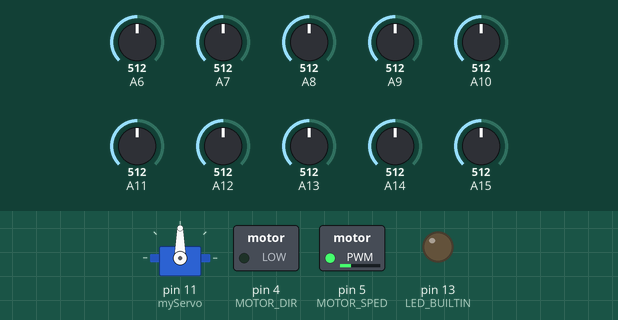
This sketch was run on a simulated Arduino Mega 2560, built with avr-gcc and run on an emulated ATmega2560. Parts: servo, switched loads named in the sketch (green lamp = pin HIGH), output pins drawn as LEDs (lit = HIGH). The test bench sets the inputs (shaded band); at power-on: A6 = 512, A10 = 512, A7 = 512, A8 = 512, A9 = 512, A11 = 512, A12 = 512, A13 = 512, A14 = 512, A15 = 512. What the sketch prints to the serial monitor is not drawn.

Above: at 8.7 s.
8.8 s: A6 set to 268
10.3 s: A6 set to 243
At 10.6 s:
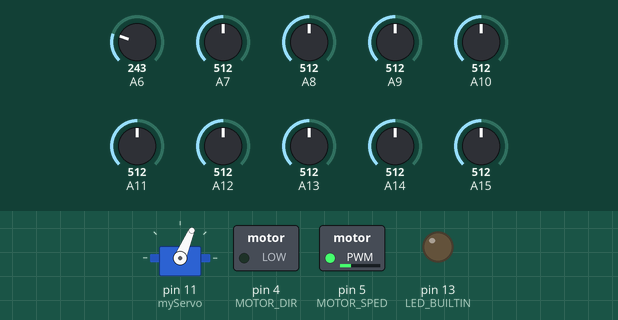
11.8 s: A6 set to 306
At 12.8 s:
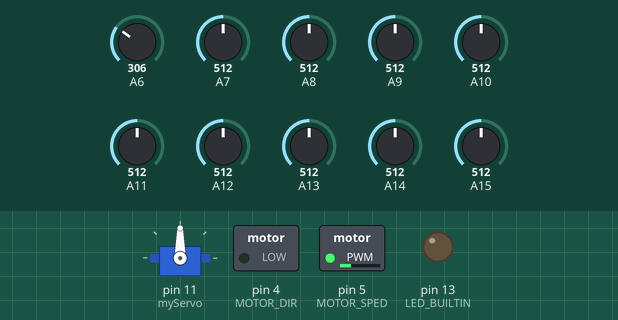
13.3 s: A10 set to 269
14.8 s: A10 set to 241
At 15.4 s:
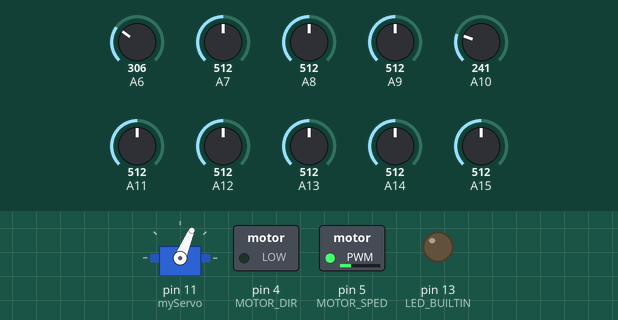
16.3 s: A10 set to 992
At 17.4 s:
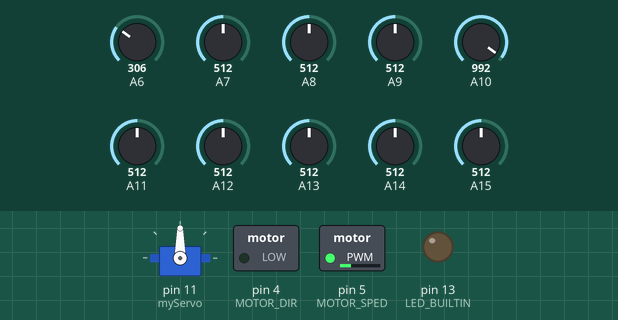
Timing chart, 0 to 18.8 s (numbered marks = the images above; inputs shaded):
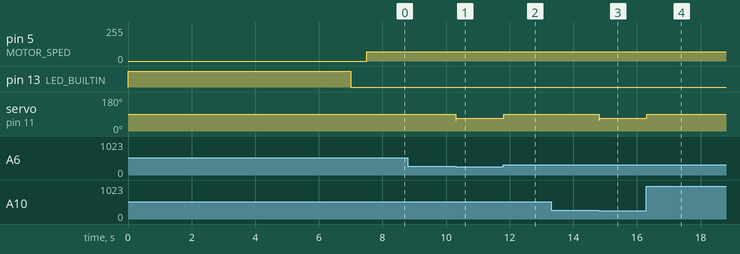

Measured:
- the behaviour switches between 251 and 250 on A6 (found by bisection; images 0 and 1)
- the behaviour switches between 251 and 250 on A10 (found by bisection; images 2 and 3)
- after the input at 8.8 s, every drawn part: stays the same
- after the input at 10.3 s, servo on pin 11 (myServo): 90° → 67° at once
- after the input at 11.8 s, servo on pin 11 (myServo): 67° → 90° at once
- after the input at 13.3 s, every drawn part: stays the same
- after the input at 14.8 s, servo on pin 11 (myServo): 90° → 67° at once
- after the input at 16.3 s, servo on pin 11 (myServo): 67° → 90° at once

The sketch:

B.ino
```cpp
#include <QTRSensors.h>
#include <Servo.h>
#include "GyverTimers.h"

#define MOTOR_SPED 5
#define MOTOR_DIR 4
#define BASESPED 70
#define STOP 0
#define TRIGGER 6
#define ECHO 7

//------------ svet
bool is_red = true;
bool is_stop_lin = true;
int porog = 250;

int dist = 0;

//------------ irda
int sensor = 0;
int lastFilter = 0;

//------------ qtr sensor
QTRSensors qtr;

const uint8_t SensorCount = 10;
uint16_t sensorValues[SensorCount];
int sensetivity = 1000;
int pos = 0;

bool is_line_passing = false;
bool is_line_passed = false;

uint16_t position;

struct line_data {
  uint32_t pos = 0;
  size_t start = 0, end = 0;

  int len() {
    return end - start;
  }
};

line_data lines[2];
line_data old_line;

size_t line_n = 0;
int line_len = 0;

//------------ servo
Servo myServo;

//------------ motor
int speed = BASESPED;

//------------ pid
class PID {

  float p, i, d;
  float old_error = 0;
  float integral = 0;

  float start_time;

public:
  PID(float kp, float ki, float kd) {
    p = kp;
    i = ki;
    d = kd;

    start_time = millis();
  }

  int get_angle(int centr) {
    int error = centr - 4500;

    int time = millis();
    integral += error * i;
    float integ = integral / (start_time - time);

    int derivative = error - old_error;

    int angle = (p * error + integ + d * derivative) + 90;

    old_error = error;

    return min(max(angle, 57), 123);
  }
};

PID pid{ 0.005, 0.004, 0.06 };  // { 0.01, 0.004, 0.06 };  //{0.015, 0.0025, 0.04}; // {0.02, 0.003, 0.04}; //{0.015, 0.0025, 0.05}; // 0.015 0.003 0.03

int angle = 90;

void setup() {
  Serial3.begin(115200);

  Serial.begin(9600);
  Serial.println("ok");
  // setup pins
  pinMode(MOTOR_SPED, OUTPUT);
  pinMode(MOTOR_DIR, OUTPUT);
  pinMode(TRIGGER, OUTPUT);
  pinMode(ECHO, INPUT);
  myServo.attach(11);

  // qtr setup
  qtr.setTypeAnalog();
  qtr.setSensorPins((const uint8_t[]){
                      A15, A14, A13, A12, A11, A10, A9, A8, A7, A6 },
                    SensorCount);

  // qtr calibration
  pinMode(LED_BUILTIN, OUTPUT);
  digitalWrite(LED_BUILTIN, HIGH);
  for (uint16_t i = 0; i < 200; i++) {
    qtr.calibrate();
    delay(10);
  }
  digitalWrite(LED_BUILTIN, LOW);

  // setup timers
  Timer2.setPeriod(500);  // 100
  Timer2.enableISR();

  Serial.println("start");

  delay(500);
}

void loop() {
  speed = min(BASESPED, speed + 1);
  // dist = distant(100);

  // Serial.println(is_red);

  if (analogRead(A6) > porog && analogRead(A10) > porog) {
    is_stop_lin = true;
  } else {
    is_stop_lin = false;
  }

  if ((is_red && is_stop_lin)) {
    speed = 0;
  } else if (is_red) {
    speed = BASESPED / 3;
  }
  analogWrite(MOTOR_SPED, speed);

  // get centr line
  // qtr.readLineBlack
  qtr.readCalibrated(sensorValues, QTRReadMode::On);

  find_centers();

  pos = get_cool_line().pos;

  if (!is_line_passed) {
    if (line_n <= 1 && is_line_passing) {
      is_line_passed = true;
    } else if (line_n > 1) {
      is_line_passing = true;
    }
  }

  // get angle
  angle = pid.get_angle(pos);
  if (is_stop_lin) {
    angle = 90;
  }

  // write
  myServo.write(angle);
  analogWrite(MOTOR_DIR, LOW);

  delay(5);
}

ISR(TIMER2_A) {
  irDa();
}

void irDa() {
  if (Serial3.available() > 0) {
    lastFilter = Serial3.read();
    if (lastFilter > -1 && lastFilter < 7) {
      sensor = lastFilter;
    }
    if (sensor == 0 || sensor == 1 || sensor == 4) {
      is_red = true;
    } else if (sensor == 2 || sensor == 3) {
      is_red = false;
    }
  } else {
    is_red = false;
  }
}

int distant(unsigned long limit)  // функция считывания датчика расстояния
{
  unsigned long lim = limit * 58;
  int cm;
  digitalWrite(TRIGGER, LOW);
  delayMicroseconds(2);
  digitalWrite(TRIGGER, HIGH);
  delayMicroseconds(10);
  digitalWrite(TRIGGER, LOW);

  cm = int(pulseIn(ECHO, HIGH, lim) / 58);
  if (cm == 0) {
    return int(limit);
  }
  return cm;
}

void find_centers() {
  size_t line_start = 0, line_end = 0;

  line_n = 0;
  line_len = 0;
  for (size_t i = 0; i < SensorCount; ++i) {
    if (line_n >= 2) {
      break;
    }
    if (sensorValues[i] > qtr.calibrationOn.maximum[i]) {
      line_len++;
      if (!line_start) {
        line_start = i + 1;
      }
    } else if (sensorValues[i] < qtr.calibrationOn.maximum[i] && line_start) {
      line_end = i;

      uint32_t avg = 0;
      uint16_t sum = 0;

      for (uint8_t i = line_start - 1; i < line_end; i++) {
        uint16_t value = sensorValues[i];

        if (value > 50) {
          avg += (uint32_t)value * (i * 1000);
          sum += value;
        }
      }
      lines[line_n].pos = min(avg / sum, 9000);
      lines[line_n].start = line_start;
      lines[line_n].end = line_end;

      line_n++;
      line_start = 0;
      line_end = 0;

      line_len = 0;
    }
  }
  if (line_start) {
    line_end = 9;

    uint32_t avg = 0;
    uint16_t sum = 0;

    for (uint8_t i = line_start - 1; i < line_end; i++) {
      uint16_t value = sensorValues[i];

      if (value > 50) {
        avg += (uint32_t)value * (i * 1000);
        sum += value;
      }
    }
    lines[line_n].pos = min(avg / sum, 9000);
    lines[line_n].start = line_start;
    lines[line_n].end = line_end;
    line_n++;
  }
}

line_data get_cool_line() {
  line_data cool_line = old_line;
  if (is_stop_lin) {
    cool_line.pos = 4500;
    return cool_line;
  }
  if (!is_line_passed) {
    for (size_t i = line_n - 1; i >= 0; --i) {
      line_data lin = lines[i];

      if (lin.len() <= 3) {
        cool_line = lin;
        break;
      }
      is_stop_lin = true;
    }
  } else {
    for (size_t i = 0; i < line_n; ++i) {
      line_data lin = lines[i];

      if (lin.len() <= 3) {
        cool_line = lin;
        break;
      }
      is_stop_lin = true;

      // if (lin.len() > 3)
      // {
      //     is_stop_lin = true;
      //     continue;
      // }

      // if (abs(cool_line.pos - 4500) > abs(lin.pos - 4500))
      // {
      //     cool_line = lin;
      // }
    }
  }
  old_line = cool_line;
  return cool_line;
}
```
